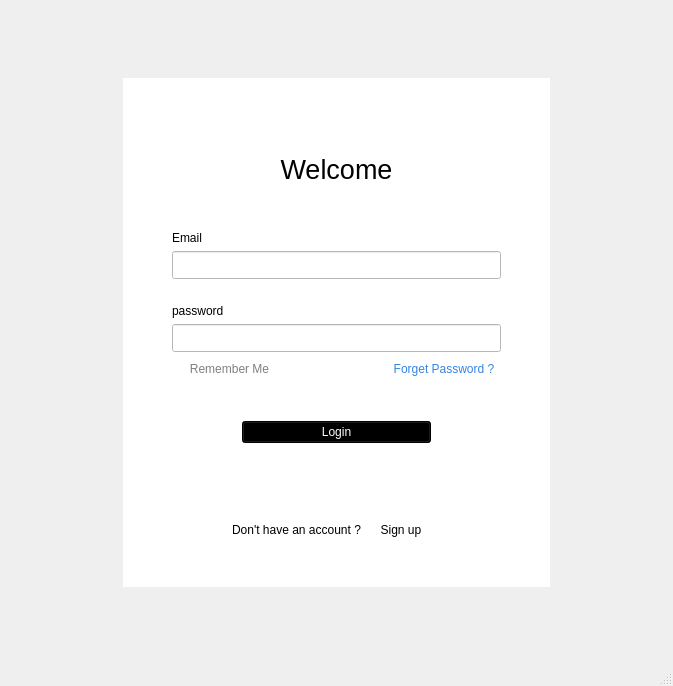
<?xml version="1.0" encoding="UTF-8"?>
<ui version="4.0">
 <class>MainWindow</class>
 <widget class="QMainWindow" name="MainWindow">
  <property name="geometry">
   <rect>
    <x>0</x>
    <y>0</y>
    <width>673</width>
    <height>686</height>
   </rect>
  </property>
  <property name="windowTitle">
   <string>MainWindow</string>
  </property>
  <widget class="QWidget" name="centralwidget">
   <layout class="QGridLayout" name="gridLayout_2">
    <item row="1" column="1">
     <widget class="QWidget" name="widget" native="true">
      <property name="minimumSize">
       <size>
        <width>240</width>
        <height>300</height>
       </size>
      </property>
      <property name="styleSheet">
       <string notr="true">color: rgb(0, 0, 0);
background-color: rgb(255, 255, 255);
border-bottom-color: qlineargradient(spread:pad, x1:0, y1:0, x2:0, y2:1, stop:0 rgba(0, 0, 0, 255), stop:0.33 rgba(0, 0, 0, 255), stop:0.34 rgba(255, 30, 30, 255), stop:0.66 rgba(255, 0, 0, 255), stop:0.67 rgba(255, 255, 0, 255), stop:1 rgba(255, 255, 0, 255));
</string>
      </property>
      <layout class="QGridLayout" name="gridLayout">
       <item row="0" column="1">
        <spacer name="verticalSpacer">
         <property name="orientation">
          <enum>Qt::Orientation::Vertical</enum>
         </property>
         <property name="sizeHint" stdset="0">
          <size>
           <width>20</width>
           <height>37</height>
          </size>
         </property>
        </spacer>
       </item>
       <item row="1" column="0">
        <spacer name="horizontalSpacer">
         <property name="orientation">
          <enum>Qt::Orientation::Horizontal</enum>
         </property>
         <property name="sizeHint" stdset="0">
          <size>
           <width>40</width>
           <height>20</height>
          </size>
         </property>
        </spacer>
       </item>
       <item row="1" column="1" rowspan="2">
        <layout class="QVBoxLayout" name="verticalLayout_7">
         <item>
          <layout class="QVBoxLayout" name="verticalLayout_5">
           <property name="bottomMargin">
            <number>35</number>
           </property>
           <item>
            <layout class="QVBoxLayout" name="verticalLayout_4">
             <property name="topMargin">
              <number>30</number>
             </property>
             <property name="bottomMargin">
              <number>0</number>
             </property>
             <item>
              <widget class="QLabel" name="label">
               <property name="font">
                <font>
                 <pointsize>20</pointsize>
                 <fontweight>DemiBold</fontweight>
                </font>
               </property>
               <property name="text">
                <string>Welcome</string>
               </property>
               <property name="alignment">
                <set>Qt::AlignmentFlag::AlignCenter</set>
               </property>
              </widget>
             </item>
             <item>
              <layout class="QVBoxLayout" name="verticalLayout_3">
               <property name="spacing">
                <number>25</number>
               </property>
               <property name="topMargin">
                <number>40</number>
               </property>
               <property name="bottomMargin">
                <number>0</number>
               </property>
               <item>
                <layout class="QVBoxLayout" name="verticalLayout">
                 <property name="spacing">
                  <number>6</number>
                 </property>
                 <item>
                  <widget class="QLabel" name="label_2">
                   <property name="text">
                    <string>Email</string>
                   </property>
                  </widget>
                 </item>
                 <item>
                  <widget class="QLineEdit" name="email_field">
                   <property name="minimumSize">
                    <size>
                     <width>205</width>
                     <height>0</height>
                    </size>
                   </property>
                   <property name="font">
                    <font>
                     <pointsize>13</pointsize>
                    </font>
                   </property>
                  </widget>
                 </item>
                </layout>
               </item>
               <item>
                <layout class="QVBoxLayout" name="verticalLayout_2">
                 <property name="spacing">
                  <number>6</number>
                 </property>
                 <item>
                  <widget class="QLabel" name="label_3">
                   <property name="text">
                    <string>password</string>
                   </property>
                  </widget>
                 </item>
                 <item>
                  <widget class="QLineEdit" name="password_field">
                   <property name="font">
                    <font>
                     <pointsize>13</pointsize>
                    </font>
                   </property>
                   <property name="echoMode">
                    <enum>QLineEdit::EchoMode::Password</enum>
                   </property>
                  </widget>
                 </item>
                </layout>
               </item>
              </layout>
             </item>
            </layout>
           </item>
           <item>
            <layout class="QHBoxLayout" name="horizontalLayout">
             <property name="spacing">
              <number>100</number>
             </property>
             <item>
              <layout class="QHBoxLayout" name="horizontalLayout_2">
               <property name="spacing">
                <number>0</number>
               </property>
               <item>
                <widget class="QPushButton" name="pushButton_3">
                 <property name="styleSheet">
                  <string notr="true">
color: grey;

</string>
                 </property>
                 <property name="text">
                  <string>Remember Me</string>
                 </property>
                 <property name="flat">
                  <bool>true</bool>
                 </property>
                </widget>
               </item>
              </layout>
             </item>
             <item>
              <widget class="QPushButton" name="forget_password_button">
               <property name="styleSheet">
                <string notr="true">color: rgb(53, 132, 228);</string>
               </property>
               <property name="text">
                <string>Forget Password ?</string>
               </property>
               <property name="flat">
                <bool>true</bool>
               </property>
              </widget>
             </item>
            </layout>
           </item>
          </layout>
         </item>
         <item>
          <layout class="QVBoxLayout" name="verticalLayout_6">
           <item>
            <layout class="QHBoxLayout" name="horizontalLayout_4">
             <property name="spacing">
              <number>0</number>
             </property>
             <item>
              <spacer name="horizontalSpacer_5">
               <property name="orientation">
                <enum>Qt::Orientation::Horizontal</enum>
               </property>
               <property name="sizeType">
                <enum>QSizePolicy::Policy::Fixed</enum>
               </property>
               <property name="sizeHint" stdset="0">
                <size>
                 <width>70</width>
                 <height>20</height>
                </size>
               </property>
              </spacer>
             </item>
             <item>
              <widget class="QPushButton" name="login_button">
               <property name="sizePolicy">
                <sizepolicy hsizetype="Minimum" vsizetype="Fixed">
                 <horstretch>0</horstretch>
                 <verstretch>0</verstretch>
                </sizepolicy>
               </property>
               <property name="baseSize">
                <size>
                 <width>0</width>
                 <height>0</height>
                </size>
               </property>
               <property name="font">
                <font>
                 <fontweight>DemiBold</fontweight>
                </font>
               </property>
               <property name="styleSheet">
                <string notr="true">background-color: rgb(0, 0, 0);
color: rgb(255, 255, 255);</string>
               </property>
               <property name="text">
                <string>Login</string>
               </property>
               <property name="iconSize">
                <size>
                 <width>16</width>
                 <height>16</height>
                </size>
               </property>
               <property name="flat">
                <bool>false</bool>
               </property>
              </widget>
             </item>
             <item>
              <spacer name="horizontalSpacer_6">
               <property name="orientation">
                <enum>Qt::Orientation::Horizontal</enum>
               </property>
               <property name="sizeType">
                <enum>QSizePolicy::Policy::Fixed</enum>
               </property>
               <property name="sizeHint" stdset="0">
                <size>
                 <width>70</width>
                 <height>20</height>
                </size>
               </property>
              </spacer>
             </item>
            </layout>
           </item>
           <item>
            <layout class="QHBoxLayout" name="horizontalLayout_3" stretch="0,0">
             <property name="spacing">
              <number>0</number>
             </property>
             <property name="sizeConstraint">
              <enum>QLayout::SizeConstraint::SetDefaultConstraint</enum>
             </property>
             <property name="leftMargin">
              <number>60</number>
             </property>
             <property name="topMargin">
              <number>70</number>
             </property>
             <property name="rightMargin">
              <number>60</number>
             </property>
             <item>
              <widget class="QLabel" name="label_4">
               <property name="sizePolicy">
                <sizepolicy hsizetype="Preferred" vsizetype="Preferred">
                 <horstretch>0</horstretch>
                 <verstretch>0</verstretch>
                </sizepolicy>
               </property>
               <property name="text">
                <string>Don't have an account ?</string>
               </property>
              </widget>
             </item>
             <item>
              <widget class="QPushButton" name="create_account_button">
               <property name="enabled">
                <bool>true</bool>
               </property>
               <property name="sizePolicy">
                <sizepolicy hsizetype="Minimum" vsizetype="Fixed">
                 <horstretch>0</horstretch>
                 <verstretch>0</verstretch>
                </sizepolicy>
               </property>
               <property name="font">
                <font>
                 <underline>false</underline>
                 <strikeout>false</strikeout>
                 <stylestrategy>PreferDefault</stylestrategy>
                 <fontweight>DemiBold</fontweight>
                </font>
               </property>
               <property name="cursor">
                <cursorShape>PointingHandCursor</cursorShape>
               </property>
               <property name="acceptDrops">
                <bool>false</bool>
               </property>
               <property name="text">
                <string>Sign up</string>
               </property>
               <property name="autoDefault">
                <bool>false</bool>
               </property>
               <property name="default">
                <bool>false</bool>
               </property>
               <property name="flat">
                <bool>true</bool>
               </property>
              </widget>
             </item>
            </layout>
           </item>
          </layout>
         </item>
        </layout>
       </item>
       <item row="2" column="2">
        <spacer name="horizontalSpacer_2">
         <property name="orientation">
          <enum>Qt::Orientation::Horizontal</enum>
         </property>
         <property name="sizeHint" stdset="0">
          <size>
           <width>40</width>
           <height>20</height>
          </size>
         </property>
        </spacer>
       </item>
       <item row="3" column="1">
        <spacer name="verticalSpacer_2">
         <property name="orientation">
          <enum>Qt::Orientation::Vertical</enum>
         </property>
         <property name="sizeHint" stdset="0">
          <size>
           <width>20</width>
           <height>37</height>
          </size>
         </property>
        </spacer>
       </item>
      </layout>
     </widget>
    </item>
    <item row="1" column="0">
     <spacer name="horizontalSpacer_3">
      <property name="orientation">
       <enum>Qt::Orientation::Horizontal</enum>
      </property>
      <property name="sizeHint" stdset="0">
       <size>
        <width>80</width>
        <height>20</height>
       </size>
      </property>
     </spacer>
    </item>
    <item row="1" column="2">
     <spacer name="horizontalSpacer_4">
      <property name="orientation">
       <enum>Qt::Orientation::Horizontal</enum>
      </property>
      <property name="sizeHint" stdset="0">
       <size>
        <width>80</width>
        <height>20</height>
       </size>
      </property>
     </spacer>
    </item>
    <item row="2" column="1">
     <spacer name="verticalSpacer_4">
      <property name="orientation">
       <enum>Qt::Orientation::Vertical</enum>
      </property>
      <property name="sizeHint" stdset="0">
       <size>
        <width>20</width>
        <height>34</height>
       </size>
      </property>
     </spacer>
    </item>
    <item row="0" column="1">
     <spacer name="verticalSpacer_3">
      <property name="orientation">
       <enum>Qt::Orientation::Vertical</enum>
      </property>
      <property name="sizeHint" stdset="0">
       <size>
        <width>20</width>
        <height>34</height>
       </size>
      </property>
     </spacer>
    </item>
   </layout>
  </widget>
  <widget class="QStatusBar" name="statusbar"/>
 </widget>
 <resources/>
 <connections/>
</ui>
